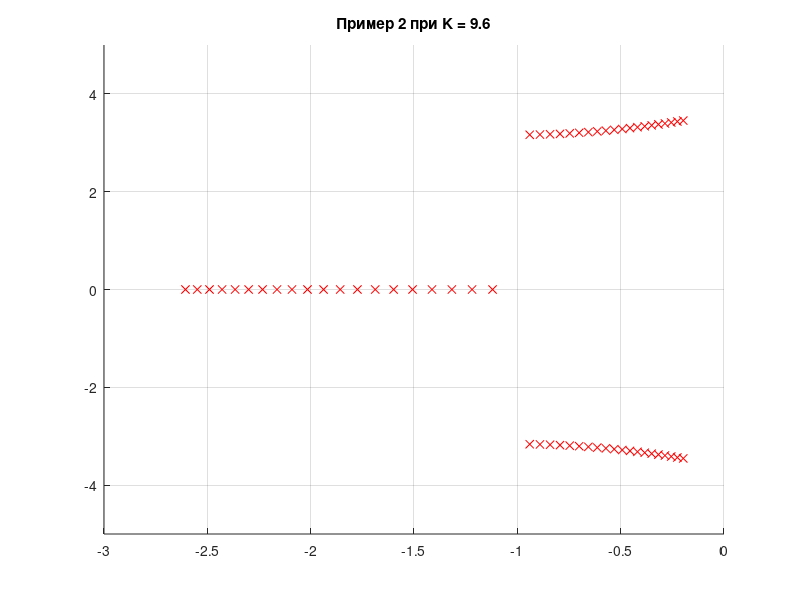
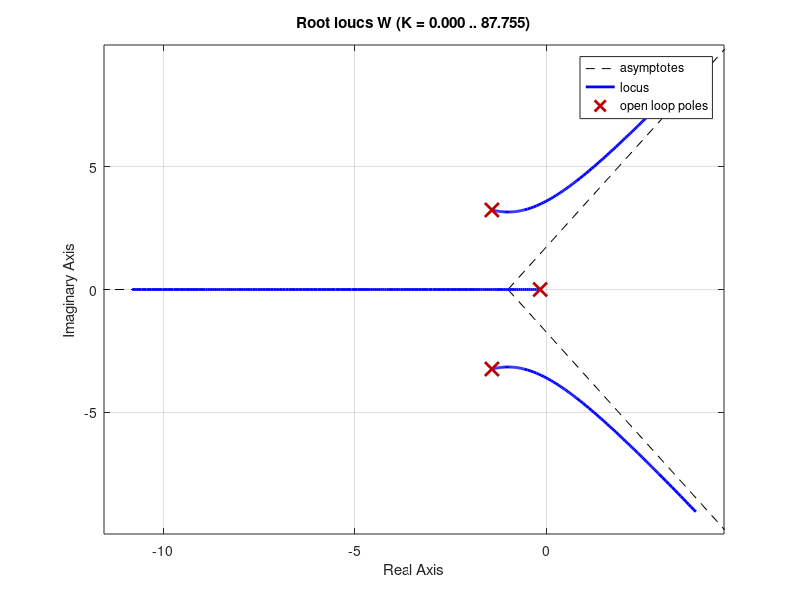

These charts were generated, in order, by the following MATLAB code:
clc;
clear all;
close all;

%% Пример 1:
% 
% W = tf([1], [1, 2, 0]); % Передаточная функция 
% 
% % Построение Корневого годографа путем перебора коэфициента усиления
% 
% figure;
% hold on;
% 
% for K=0.1:0.1:2        % Перебор коэфициентов усиления
%     D = [1 2 K];        % Характерестическое уравнение замкнутой системы
%     poles = roots(D);   % Вычисление корней характеристического уравнения
%     plot(real(poles), imag(poles), 'rx'); % Построение корневого годографа
%     title (['Пример 1 при K = ',num2str(K)]);     
%     axis([-2 0 -1 1]);
%     grid on
% 
%     pause(0.2) % Задержка при выводе графика
% end
% 
% % Построение Корневого годографа при помощи функции rlocus
% 
% figure
% rlocus(W);

%% Пример 2:

W = tf([12], [1, 3, 13, 2]);   % Передаточная функция 

% Построение Корневого годографа путем перебора коэфициента усиления

figure;
hold on;

for K=0.1:0.5:10                % Перебор коэфициентов усиления
    D = [1 3 13 (2*K+12)];     % Характерестическое уравнение замкнутой системы
    poles = roots(D);           % Вычисление корней характеристического уравнения
    plot(real(poles), imag(poles), 'rx'); % Построение корневого годографа
    title (['Пример 2 при K = ',num2str(K)]);     
    axis([-3 0 -5 5]);
    grid on

    pause(0.2) % Задержка при выводе графика
end

% Построение Корневого годографа при помощи функции rlocus

figure
rlocus(W);

%% Конец